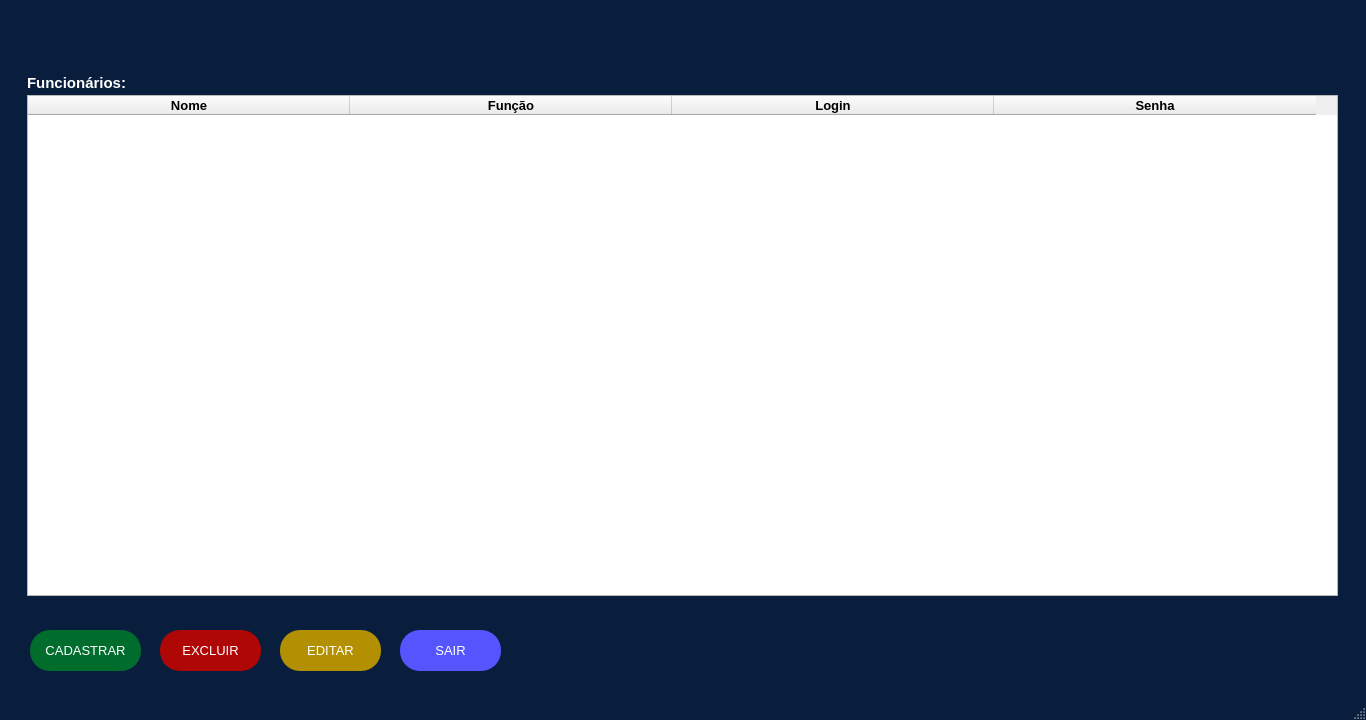
<?xml version="1.0" encoding="UTF-8"?>
<ui version="4.0">
 <class>MainWindow</class>
 <widget class="QMainWindow" name="MainWindow">
  <property name="geometry">
   <rect>
    <x>0</x>
    <y>0</y>
    <width>1366</width>
    <height>720</height>
   </rect>
  </property>
  <property name="minimumSize">
   <size>
    <width>1366</width>
    <height>720</height>
   </size>
  </property>
  <property name="maximumSize">
   <size>
    <width>1366</width>
    <height>720</height>
   </size>
  </property>
  <property name="palette">
   <palette>
    <active>
     <colorrole role="WindowText">
      <brush brushstyle="SolidPattern">
       <color alpha="255">
        <red>255</red>
        <green>255</green>
        <blue>255</blue>
       </color>
      </brush>
     </colorrole>
     <colorrole role="Button">
      <brush brushstyle="SolidPattern">
       <color alpha="255">
        <red>9</red>
        <green>30</green>
        <blue>61</blue>
       </color>
      </brush>
     </colorrole>
     <colorrole role="Light">
      <brush brushstyle="SolidPattern">
       <color alpha="255">
        <red>13</red>
        <green>45</green>
        <blue>91</blue>
       </color>
      </brush>
     </colorrole>
     <colorrole role="Midlight">
      <brush brushstyle="SolidPattern">
       <color alpha="255">
        <red>11</red>
        <green>37</green>
        <blue>76</blue>
       </color>
      </brush>
     </colorrole>
     <colorrole role="Dark">
      <brush brushstyle="SolidPattern">
       <color alpha="255">
        <red>4</red>
        <green>15</green>
        <blue>30</blue>
       </color>
      </brush>
     </colorrole>
     <colorrole role="Mid">
      <brush brushstyle="SolidPattern">
       <color alpha="255">
        <red>6</red>
        <green>20</green>
        <blue>41</blue>
       </color>
      </brush>
     </colorrole>
     <colorrole role="Text">
      <brush brushstyle="SolidPattern">
       <color alpha="255">
        <red>255</red>
        <green>255</green>
        <blue>255</blue>
       </color>
      </brush>
     </colorrole>
     <colorrole role="BrightText">
      <brush brushstyle="SolidPattern">
       <color alpha="255">
        <red>255</red>
        <green>255</green>
        <blue>255</blue>
       </color>
      </brush>
     </colorrole>
     <colorrole role="ButtonText">
      <brush brushstyle="SolidPattern">
       <color alpha="255">
        <red>255</red>
        <green>255</green>
        <blue>255</blue>
       </color>
      </brush>
     </colorrole>
     <colorrole role="Base">
      <brush brushstyle="SolidPattern">
       <color alpha="255">
        <red>0</red>
        <green>0</green>
        <blue>0</blue>
       </color>
      </brush>
     </colorrole>
     <colorrole role="Window">
      <brush brushstyle="SolidPattern">
       <color alpha="255">
        <red>9</red>
        <green>30</green>
        <blue>61</blue>
       </color>
      </brush>
     </colorrole>
     <colorrole role="Shadow">
      <brush brushstyle="SolidPattern">
       <color alpha="255">
        <red>0</red>
        <green>0</green>
        <blue>0</blue>
       </color>
      </brush>
     </colorrole>
     <colorrole role="AlternateBase">
      <brush brushstyle="SolidPattern">
       <color alpha="255">
        <red>4</red>
        <green>15</green>
        <blue>30</blue>
       </color>
      </brush>
     </colorrole>
     <colorrole role="ToolTipBase">
      <brush brushstyle="SolidPattern">
       <color alpha="255">
        <red>255</red>
        <green>255</green>
        <blue>220</blue>
       </color>
      </brush>
     </colorrole>
     <colorrole role="ToolTipText">
      <brush brushstyle="SolidPattern">
       <color alpha="255">
        <red>0</red>
        <green>0</green>
        <blue>0</blue>
       </color>
      </brush>
     </colorrole>
     <colorrole role="PlaceholderText">
      <brush brushstyle="SolidPattern">
       <color alpha="128">
        <red>255</red>
        <green>255</green>
        <blue>255</blue>
       </color>
      </brush>
     </colorrole>
    </active>
    <inactive>
     <colorrole role="WindowText">
      <brush brushstyle="SolidPattern">
       <color alpha="255">
        <red>255</red>
        <green>255</green>
        <blue>255</blue>
       </color>
      </brush>
     </colorrole>
     <colorrole role="Button">
      <brush brushstyle="SolidPattern">
       <color alpha="255">
        <red>9</red>
        <green>30</green>
        <blue>61</blue>
       </color>
      </brush>
     </colorrole>
     <colorrole role="Light">
      <brush brushstyle="SolidPattern">
       <color alpha="255">
        <red>13</red>
        <green>45</green>
        <blue>91</blue>
       </color>
      </brush>
     </colorrole>
     <colorrole role="Midlight">
      <brush brushstyle="SolidPattern">
       <color alpha="255">
        <red>11</red>
        <green>37</green>
        <blue>76</blue>
       </color>
      </brush>
     </colorrole>
     <colorrole role="Dark">
      <brush brushstyle="SolidPattern">
       <color alpha="255">
        <red>4</red>
        <green>15</green>
        <blue>30</blue>
       </color>
      </brush>
     </colorrole>
     <colorrole role="Mid">
      <brush brushstyle="SolidPattern">
       <color alpha="255">
        <red>6</red>
        <green>20</green>
        <blue>41</blue>
       </color>
      </brush>
     </colorrole>
     <colorrole role="Text">
      <brush brushstyle="SolidPattern">
       <color alpha="255">
        <red>255</red>
        <green>255</green>
        <blue>255</blue>
       </color>
      </brush>
     </colorrole>
     <colorrole role="BrightText">
      <brush brushstyle="SolidPattern">
       <color alpha="255">
        <red>255</red>
        <green>255</green>
        <blue>255</blue>
       </color>
      </brush>
     </colorrole>
     <colorrole role="ButtonText">
      <brush brushstyle="SolidPattern">
       <color alpha="255">
        <red>255</red>
        <green>255</green>
        <blue>255</blue>
       </color>
      </brush>
     </colorrole>
     <colorrole role="Base">
      <brush brushstyle="SolidPattern">
       <color alpha="255">
        <red>0</red>
        <green>0</green>
        <blue>0</blue>
       </color>
      </brush>
     </colorrole>
     <colorrole role="Window">
      <brush brushstyle="SolidPattern">
       <color alpha="255">
        <red>9</red>
        <green>30</green>
        <blue>61</blue>
       </color>
      </brush>
     </colorrole>
     <colorrole role="Shadow">
      <brush brushstyle="SolidPattern">
       <color alpha="255">
        <red>0</red>
        <green>0</green>
        <blue>0</blue>
       </color>
      </brush>
     </colorrole>
     <colorrole role="AlternateBase">
      <brush brushstyle="SolidPattern">
       <color alpha="255">
        <red>4</red>
        <green>15</green>
        <blue>30</blue>
       </color>
      </brush>
     </colorrole>
     <colorrole role="ToolTipBase">
      <brush brushstyle="SolidPattern">
       <color alpha="255">
        <red>255</red>
        <green>255</green>
        <blue>220</blue>
       </color>
      </brush>
     </colorrole>
     <colorrole role="ToolTipText">
      <brush brushstyle="SolidPattern">
       <color alpha="255">
        <red>0</red>
        <green>0</green>
        <blue>0</blue>
       </color>
      </brush>
     </colorrole>
     <colorrole role="PlaceholderText">
      <brush brushstyle="SolidPattern">
       <color alpha="128">
        <red>255</red>
        <green>255</green>
        <blue>255</blue>
       </color>
      </brush>
     </colorrole>
    </inactive>
    <disabled>
     <colorrole role="WindowText">
      <brush brushstyle="SolidPattern">
       <color alpha="255">
        <red>4</red>
        <green>15</green>
        <blue>30</blue>
       </color>
      </brush>
     </colorrole>
     <colorrole role="Button">
      <brush brushstyle="SolidPattern">
       <color alpha="255">
        <red>9</red>
        <green>30</green>
        <blue>61</blue>
       </color>
      </brush>
     </colorrole>
     <colorrole role="Light">
      <brush brushstyle="SolidPattern">
       <color alpha="255">
        <red>13</red>
        <green>45</green>
        <blue>91</blue>
       </color>
      </brush>
     </colorrole>
     <colorrole role="Midlight">
      <brush brushstyle="SolidPattern">
       <color alpha="255">
        <red>11</red>
        <green>37</green>
        <blue>76</blue>
       </color>
      </brush>
     </colorrole>
     <colorrole role="Dark">
      <brush brushstyle="SolidPattern">
       <color alpha="255">
        <red>4</red>
        <green>15</green>
        <blue>30</blue>
       </color>
      </brush>
     </colorrole>
     <colorrole role="Mid">
      <brush brushstyle="SolidPattern">
       <color alpha="255">
        <red>6</red>
        <green>20</green>
        <blue>41</blue>
       </color>
      </brush>
     </colorrole>
     <colorrole role="Text">
      <brush brushstyle="SolidPattern">
       <color alpha="255">
        <red>4</red>
        <green>15</green>
        <blue>30</blue>
       </color>
      </brush>
     </colorrole>
     <colorrole role="BrightText">
      <brush brushstyle="SolidPattern">
       <color alpha="255">
        <red>255</red>
        <green>255</green>
        <blue>255</blue>
       </color>
      </brush>
     </colorrole>
     <colorrole role="ButtonText">
      <brush brushstyle="SolidPattern">
       <color alpha="255">
        <red>4</red>
        <green>15</green>
        <blue>30</blue>
       </color>
      </brush>
     </colorrole>
     <colorrole role="Base">
      <brush brushstyle="SolidPattern">
       <color alpha="255">
        <red>9</red>
        <green>30</green>
        <blue>61</blue>
       </color>
      </brush>
     </colorrole>
     <colorrole role="Window">
      <brush brushstyle="SolidPattern">
       <color alpha="255">
        <red>9</red>
        <green>30</green>
        <blue>61</blue>
       </color>
      </brush>
     </colorrole>
     <colorrole role="Shadow">
      <brush brushstyle="SolidPattern">
       <color alpha="255">
        <red>0</red>
        <green>0</green>
        <blue>0</blue>
       </color>
      </brush>
     </colorrole>
     <colorrole role="AlternateBase">
      <brush brushstyle="SolidPattern">
       <color alpha="255">
        <red>9</red>
        <green>30</green>
        <blue>61</blue>
       </color>
      </brush>
     </colorrole>
     <colorrole role="ToolTipBase">
      <brush brushstyle="SolidPattern">
       <color alpha="255">
        <red>255</red>
        <green>255</green>
        <blue>220</blue>
       </color>
      </brush>
     </colorrole>
     <colorrole role="ToolTipText">
      <brush brushstyle="SolidPattern">
       <color alpha="255">
        <red>0</red>
        <green>0</green>
        <blue>0</blue>
       </color>
      </brush>
     </colorrole>
     <colorrole role="PlaceholderText">
      <brush brushstyle="SolidPattern">
       <color alpha="128">
        <red>255</red>
        <green>255</green>
        <blue>255</blue>
       </color>
      </brush>
     </colorrole>
    </disabled>
   </palette>
  </property>
  <property name="windowTitle">
   <string>Long Drive</string>
  </property>
  <property name="windowIcon">
   <iconset>
    <normaloff>../Logos/LOGO4.png</normaloff>../Logos/LOGO4.png</iconset>
  </property>
  <property name="layoutDirection">
   <enum>Qt::LeftToRight</enum>
  </property>
  <widget class="QWidget" name="centralwidget">
   <widget class="QLabel" name="logofunc">
    <property name="enabled">
     <bool>true</bool>
    </property>
    <property name="geometry">
     <rect>
      <x>1140</x>
      <y>544</y>
      <width>231</width>
      <height>231</height>
     </rect>
    </property>
    <property name="toolTip">
     <string>&lt;html&gt;&lt;head/&gt;&lt;body&gt;&lt;p align=&quot;center&quot;&gt;&lt;br/&gt;&lt;/p&gt;&lt;/body&gt;&lt;/html&gt;</string>
    </property>
    <property name="whatsThis">
     <string>&lt;html&gt;&lt;head/&gt;&lt;body&gt;&lt;p align=&quot;center&quot;&gt;&lt;br/&gt;&lt;/p&gt;&lt;/body&gt;&lt;/html&gt;</string>
    </property>
    <property name="autoFillBackground">
     <bool>false</bool>
    </property>
    <property name="styleSheet">
     <string notr="true"/>
    </property>
    <property name="text">
     <string/>
    </property>
    <property name="pixmap">
     <pixmap>../Logos/LOGO2.png</pixmap>
    </property>
    <property name="scaledContents">
     <bool>true</bool>
    </property>
    <property name="wordWrap">
     <bool>false</bool>
    </property>
   </widget>
   <widget class="QLabel" name="funcionarios">
    <property name="geometry">
     <rect>
      <x>27</x>
      <y>72</y>
      <width>141</width>
      <height>21</height>
     </rect>
    </property>
    <property name="font">
     <font>
      <family>Arial</family>
      <pointsize>11</pointsize>
      <weight>75</weight>
      <bold>true</bold>
     </font>
    </property>
    <property name="text">
     <string>Funcionários:</string>
    </property>
   </widget>
   <widget class="QPushButton" name="cadastrarfuncionario_2">
    <property name="geometry">
     <rect>
      <x>30</x>
      <y>630</y>
      <width>111</width>
      <height>41</height>
     </rect>
    </property>
    <property name="palette">
     <palette>
      <active>
       <colorrole role="WindowText">
        <brush brushstyle="SolidPattern">
         <color alpha="255">
          <red>255</red>
          <green>255</green>
          <blue>255</blue>
         </color>
        </brush>
       </colorrole>
       <colorrole role="Button">
        <brush brushstyle="SolidPattern">
         <color alpha="255">
          <red>0</red>
          <green>109</green>
          <blue>45</blue>
         </color>
        </brush>
       </colorrole>
       <colorrole role="Text">
        <brush brushstyle="SolidPattern">
         <color alpha="255">
          <red>255</red>
          <green>255</green>
          <blue>255</blue>
         </color>
        </brush>
       </colorrole>
       <colorrole role="BrightText">
        <brush brushstyle="SolidPattern">
         <color alpha="255">
          <red>203</red>
          <green>255</green>
          <blue>80</blue>
         </color>
        </brush>
       </colorrole>
       <colorrole role="ButtonText">
        <brush brushstyle="SolidPattern">
         <color alpha="255">
          <red>255</red>
          <green>255</green>
          <blue>255</blue>
         </color>
        </brush>
       </colorrole>
       <colorrole role="Base">
        <brush brushstyle="SolidPattern">
         <color alpha="255">
          <red>0</red>
          <green>109</green>
          <blue>45</blue>
         </color>
        </brush>
       </colorrole>
       <colorrole role="Window">
        <brush brushstyle="SolidPattern">
         <color alpha="255">
          <red>0</red>
          <green>109</green>
          <blue>45</blue>
         </color>
        </brush>
       </colorrole>
       <colorrole role="ToolTipBase">
        <brush brushstyle="SolidPattern">
         <color alpha="255">
          <red>255</red>
          <green>255</green>
          <blue>0</blue>
         </color>
        </brush>
       </colorrole>
       <colorrole role="PlaceholderText">
        <brush brushstyle="SolidPattern">
         <color alpha="128">
          <red>0</red>
          <green>0</green>
          <blue>0</blue>
         </color>
        </brush>
       </colorrole>
      </active>
      <inactive>
       <colorrole role="WindowText">
        <brush brushstyle="SolidPattern">
         <color alpha="255">
          <red>255</red>
          <green>255</green>
          <blue>255</blue>
         </color>
        </brush>
       </colorrole>
       <colorrole role="Button">
        <brush brushstyle="SolidPattern">
         <color alpha="255">
          <red>0</red>
          <green>109</green>
          <blue>45</blue>
         </color>
        </brush>
       </colorrole>
       <colorrole role="Text">
        <brush brushstyle="SolidPattern">
         <color alpha="255">
          <red>255</red>
          <green>255</green>
          <blue>255</blue>
         </color>
        </brush>
       </colorrole>
       <colorrole role="BrightText">
        <brush brushstyle="SolidPattern">
         <color alpha="255">
          <red>203</red>
          <green>255</green>
          <blue>80</blue>
         </color>
        </brush>
       </colorrole>
       <colorrole role="ButtonText">
        <brush brushstyle="SolidPattern">
         <color alpha="255">
          <red>255</red>
          <green>255</green>
          <blue>255</blue>
         </color>
        </brush>
       </colorrole>
       <colorrole role="Base">
        <brush brushstyle="SolidPattern">
         <color alpha="255">
          <red>0</red>
          <green>109</green>
          <blue>45</blue>
         </color>
        </brush>
       </colorrole>
       <colorrole role="Window">
        <brush brushstyle="SolidPattern">
         <color alpha="255">
          <red>0</red>
          <green>109</green>
          <blue>45</blue>
         </color>
        </brush>
       </colorrole>
       <colorrole role="ToolTipBase">
        <brush brushstyle="SolidPattern">
         <color alpha="255">
          <red>255</red>
          <green>255</green>
          <blue>0</blue>
         </color>
        </brush>
       </colorrole>
       <colorrole role="PlaceholderText">
        <brush brushstyle="SolidPattern">
         <color alpha="128">
          <red>0</red>
          <green>0</green>
          <blue>0</blue>
         </color>
        </brush>
       </colorrole>
      </inactive>
      <disabled>
       <colorrole role="WindowText">
        <brush brushstyle="SolidPattern">
         <color alpha="255">
          <red>255</red>
          <green>255</green>
          <blue>255</blue>
         </color>
        </brush>
       </colorrole>
       <colorrole role="Button">
        <brush brushstyle="SolidPattern">
         <color alpha="255">
          <red>0</red>
          <green>109</green>
          <blue>45</blue>
         </color>
        </brush>
       </colorrole>
       <colorrole role="Text">
        <brush brushstyle="SolidPattern">
         <color alpha="255">
          <red>255</red>
          <green>255</green>
          <blue>255</blue>
         </color>
        </brush>
       </colorrole>
       <colorrole role="BrightText">
        <brush brushstyle="SolidPattern">
         <color alpha="255">
          <red>203</red>
          <green>255</green>
          <blue>80</blue>
         </color>
        </brush>
       </colorrole>
       <colorrole role="ButtonText">
        <brush brushstyle="SolidPattern">
         <color alpha="255">
          <red>255</red>
          <green>255</green>
          <blue>255</blue>
         </color>
        </brush>
       </colorrole>
       <colorrole role="Base">
        <brush brushstyle="SolidPattern">
         <color alpha="255">
          <red>0</red>
          <green>109</green>
          <blue>45</blue>
         </color>
        </brush>
       </colorrole>
       <colorrole role="Window">
        <brush brushstyle="SolidPattern">
         <color alpha="255">
          <red>0</red>
          <green>109</green>
          <blue>45</blue>
         </color>
        </brush>
       </colorrole>
       <colorrole role="ToolTipBase">
        <brush brushstyle="SolidPattern">
         <color alpha="255">
          <red>255</red>
          <green>255</green>
          <blue>0</blue>
         </color>
        </brush>
       </colorrole>
       <colorrole role="PlaceholderText">
        <brush brushstyle="SolidPattern">
         <color alpha="128">
          <red>0</red>
          <green>0</green>
          <blue>0</blue>
         </color>
        </brush>
       </colorrole>
      </disabled>
     </palette>
    </property>
    <property name="font">
     <font>
      <family>Arial</family>
      <pointsize>10</pointsize>
      <weight>9</weight>
      <italic>false</italic>
      <bold>false</bold>
     </font>
    </property>
    <property name="contextMenuPolicy">
     <enum>Qt::CustomContextMenu</enum>
    </property>
    <property name="styleSheet">
     <string notr="true">QPushButton{
	color:white;
	border-radius:20px;
	background-color: #006d2d;
	font: 75 10pt &quot;Arial&quot;;
}
QPushButton:hover{
	background-color: #013d1a;
}</string>
    </property>
    <property name="text">
     <string>CADASTRAR</string>
    </property>
    <property name="iconSize">
     <size>
      <width>93</width>
      <height>100</height>
     </size>
    </property>
    <property name="checkable">
     <bool>false</bool>
    </property>
    <property name="autoRepeat">
     <bool>false</bool>
    </property>
    <property name="autoExclusive">
     <bool>false</bool>
    </property>
    <property name="autoDefault">
     <bool>false</bool>
    </property>
    <property name="default">
     <bool>false</bool>
    </property>
    <property name="flat">
     <bool>true</bool>
    </property>
   </widget>
   <widget class="QPushButton" name="sairfunc">
    <property name="geometry">
     <rect>
      <x>400</x>
      <y>630</y>
      <width>101</width>
      <height>41</height>
     </rect>
    </property>
    <property name="palette">
     <palette>
      <active>
       <colorrole role="WindowText">
        <brush brushstyle="SolidPattern">
         <color alpha="255">
          <red>255</red>
          <green>255</green>
          <blue>255</blue>
         </color>
        </brush>
       </colorrole>
       <colorrole role="Button">
        <brush brushstyle="SolidPattern">
         <color alpha="255">
          <red>85</red>
          <green>85</green>
          <blue>255</blue>
         </color>
        </brush>
       </colorrole>
       <colorrole role="Text">
        <brush brushstyle="SolidPattern">
         <color alpha="255">
          <red>255</red>
          <green>255</green>
          <blue>255</blue>
         </color>
        </brush>
       </colorrole>
       <colorrole role="BrightText">
        <brush brushstyle="SolidPattern">
         <color alpha="255">
          <red>203</red>
          <green>255</green>
          <blue>80</blue>
         </color>
        </brush>
       </colorrole>
       <colorrole role="ButtonText">
        <brush brushstyle="SolidPattern">
         <color alpha="255">
          <red>255</red>
          <green>255</green>
          <blue>255</blue>
         </color>
        </brush>
       </colorrole>
       <colorrole role="Base">
        <brush brushstyle="SolidPattern">
         <color alpha="255">
          <red>85</red>
          <green>85</green>
          <blue>255</blue>
         </color>
        </brush>
       </colorrole>
       <colorrole role="Window">
        <brush brushstyle="SolidPattern">
         <color alpha="255">
          <red>85</red>
          <green>85</green>
          <blue>255</blue>
         </color>
        </brush>
       </colorrole>
       <colorrole role="ToolTipBase">
        <brush brushstyle="SolidPattern">
         <color alpha="255">
          <red>255</red>
          <green>255</green>
          <blue>0</blue>
         </color>
        </brush>
       </colorrole>
       <colorrole role="PlaceholderText">
        <brush brushstyle="SolidPattern">
         <color alpha="128">
          <red>0</red>
          <green>0</green>
          <blue>0</blue>
         </color>
        </brush>
       </colorrole>
      </active>
      <inactive>
       <colorrole role="WindowText">
        <brush brushstyle="SolidPattern">
         <color alpha="255">
          <red>255</red>
          <green>255</green>
          <blue>255</blue>
         </color>
        </brush>
       </colorrole>
       <colorrole role="Button">
        <brush brushstyle="SolidPattern">
         <color alpha="255">
          <red>85</red>
          <green>85</green>
          <blue>255</blue>
         </color>
        </brush>
       </colorrole>
       <colorrole role="Text">
        <brush brushstyle="SolidPattern">
         <color alpha="255">
          <red>255</red>
          <green>255</green>
          <blue>255</blue>
         </color>
        </brush>
       </colorrole>
       <colorrole role="BrightText">
        <brush brushstyle="SolidPattern">
         <color alpha="255">
          <red>203</red>
          <green>255</green>
          <blue>80</blue>
         </color>
        </brush>
       </colorrole>
       <colorrole role="ButtonText">
        <brush brushstyle="SolidPattern">
         <color alpha="255">
          <red>255</red>
          <green>255</green>
          <blue>255</blue>
         </color>
        </brush>
       </colorrole>
       <colorrole role="Base">
        <brush brushstyle="SolidPattern">
         <color alpha="255">
          <red>85</red>
          <green>85</green>
          <blue>255</blue>
         </color>
        </brush>
       </colorrole>
       <colorrole role="Window">
        <brush brushstyle="SolidPattern">
         <color alpha="255">
          <red>85</red>
          <green>85</green>
          <blue>255</blue>
         </color>
        </brush>
       </colorrole>
       <colorrole role="ToolTipBase">
        <brush brushstyle="SolidPattern">
         <color alpha="255">
          <red>255</red>
          <green>255</green>
          <blue>0</blue>
         </color>
        </brush>
       </colorrole>
       <colorrole role="PlaceholderText">
        <brush brushstyle="SolidPattern">
         <color alpha="128">
          <red>0</red>
          <green>0</green>
          <blue>0</blue>
         </color>
        </brush>
       </colorrole>
      </inactive>
      <disabled>
       <colorrole role="WindowText">
        <brush brushstyle="SolidPattern">
         <color alpha="255">
          <red>255</red>
          <green>255</green>
          <blue>255</blue>
         </color>
        </brush>
       </colorrole>
       <colorrole role="Button">
        <brush brushstyle="SolidPattern">
         <color alpha="255">
          <red>85</red>
          <green>85</green>
          <blue>255</blue>
         </color>
        </brush>
       </colorrole>
       <colorrole role="Text">
        <brush brushstyle="SolidPattern">
         <color alpha="255">
          <red>255</red>
          <green>255</green>
          <blue>255</blue>
         </color>
        </brush>
       </colorrole>
       <colorrole role="BrightText">
        <brush brushstyle="SolidPattern">
         <color alpha="255">
          <red>203</red>
          <green>255</green>
          <blue>80</blue>
         </color>
        </brush>
       </colorrole>
       <colorrole role="ButtonText">
        <brush brushstyle="SolidPattern">
         <color alpha="255">
          <red>255</red>
          <green>255</green>
          <blue>255</blue>
         </color>
        </brush>
       </colorrole>
       <colorrole role="Base">
        <brush brushstyle="SolidPattern">
         <color alpha="255">
          <red>85</red>
          <green>85</green>
          <blue>255</blue>
         </color>
        </brush>
       </colorrole>
       <colorrole role="Window">
        <brush brushstyle="SolidPattern">
         <color alpha="255">
          <red>85</red>
          <green>85</green>
          <blue>255</blue>
         </color>
        </brush>
       </colorrole>
       <colorrole role="ToolTipBase">
        <brush brushstyle="SolidPattern">
         <color alpha="255">
          <red>255</red>
          <green>255</green>
          <blue>0</blue>
         </color>
        </brush>
       </colorrole>
       <colorrole role="PlaceholderText">
        <brush brushstyle="SolidPattern">
         <color alpha="128">
          <red>0</red>
          <green>0</green>
          <blue>0</blue>
         </color>
        </brush>
       </colorrole>
      </disabled>
     </palette>
    </property>
    <property name="font">
     <font>
      <family>Arial</family>
      <pointsize>10</pointsize>
      <weight>9</weight>
      <italic>false</italic>
      <bold>false</bold>
     </font>
    </property>
    <property name="contextMenuPolicy">
     <enum>Qt::CustomContextMenu</enum>
    </property>
    <property name="styleSheet">
     <string notr="true">QPushButton{
	color:white;
	border-radius:20px;
	background-color: rgb(85, 85, 255);
	font: 75 10pt &quot;Arial&quot;;
}
QPushButton:hover{
	background-color: rgb(10, 10, 127);
}</string>
    </property>
    <property name="text">
     <string>SAIR</string>
    </property>
    <property name="iconSize">
     <size>
      <width>93</width>
      <height>100</height>
     </size>
    </property>
    <property name="checkable">
     <bool>false</bool>
    </property>
    <property name="autoRepeat">
     <bool>false</bool>
    </property>
    <property name="autoExclusive">
     <bool>false</bool>
    </property>
    <property name="autoDefault">
     <bool>false</bool>
    </property>
    <property name="default">
     <bool>false</bool>
    </property>
    <property name="flat">
     <bool>true</bool>
    </property>
   </widget>
   <widget class="QPushButton" name="excluirfuncionario_3">
    <property name="geometry">
     <rect>
      <x>160</x>
      <y>630</y>
      <width>101</width>
      <height>41</height>
     </rect>
    </property>
    <property name="palette">
     <palette>
      <active>
       <colorrole role="WindowText">
        <brush brushstyle="SolidPattern">
         <color alpha="255">
          <red>255</red>
          <green>255</green>
          <blue>255</blue>
         </color>
        </brush>
       </colorrole>
       <colorrole role="Button">
        <brush brushstyle="SolidPattern">
         <color alpha="255">
          <red>175</red>
          <green>6</green>
          <blue>6</blue>
         </color>
        </brush>
       </colorrole>
       <colorrole role="Text">
        <brush brushstyle="SolidPattern">
         <color alpha="255">
          <red>255</red>
          <green>255</green>
          <blue>255</blue>
         </color>
        </brush>
       </colorrole>
       <colorrole role="BrightText">
        <brush brushstyle="SolidPattern">
         <color alpha="255">
          <red>203</red>
          <green>255</green>
          <blue>80</blue>
         </color>
        </brush>
       </colorrole>
       <colorrole role="ButtonText">
        <brush brushstyle="SolidPattern">
         <color alpha="255">
          <red>255</red>
          <green>255</green>
          <blue>255</blue>
         </color>
        </brush>
       </colorrole>
       <colorrole role="Base">
        <brush brushstyle="SolidPattern">
         <color alpha="255">
          <red>175</red>
          <green>6</green>
          <blue>6</blue>
         </color>
        </brush>
       </colorrole>
       <colorrole role="Window">
        <brush brushstyle="SolidPattern">
         <color alpha="255">
          <red>175</red>
          <green>6</green>
          <blue>6</blue>
         </color>
        </brush>
       </colorrole>
       <colorrole role="ToolTipBase">
        <brush brushstyle="SolidPattern">
         <color alpha="255">
          <red>255</red>
          <green>255</green>
          <blue>0</blue>
         </color>
        </brush>
       </colorrole>
       <colorrole role="PlaceholderText">
        <brush brushstyle="SolidPattern">
         <color alpha="128">
          <red>0</red>
          <green>0</green>
          <blue>0</blue>
         </color>
        </brush>
       </colorrole>
      </active>
      <inactive>
       <colorrole role="WindowText">
        <brush brushstyle="SolidPattern">
         <color alpha="255">
          <red>255</red>
          <green>255</green>
          <blue>255</blue>
         </color>
        </brush>
       </colorrole>
       <colorrole role="Button">
        <brush brushstyle="SolidPattern">
         <color alpha="255">
          <red>175</red>
          <green>6</green>
          <blue>6</blue>
         </color>
        </brush>
       </colorrole>
       <colorrole role="Text">
        <brush brushstyle="SolidPattern">
         <color alpha="255">
          <red>255</red>
          <green>255</green>
          <blue>255</blue>
         </color>
        </brush>
       </colorrole>
       <colorrole role="BrightText">
        <brush brushstyle="SolidPattern">
         <color alpha="255">
          <red>203</red>
          <green>255</green>
          <blue>80</blue>
         </color>
        </brush>
       </colorrole>
       <colorrole role="ButtonText">
        <brush brushstyle="SolidPattern">
         <color alpha="255">
          <red>255</red>
          <green>255</green>
          <blue>255</blue>
         </color>
        </brush>
       </colorrole>
       <colorrole role="Base">
        <brush brushstyle="SolidPattern">
         <color alpha="255">
          <red>175</red>
          <green>6</green>
          <blue>6</blue>
         </color>
        </brush>
       </colorrole>
       <colorrole role="Window">
        <brush brushstyle="SolidPattern">
         <color alpha="255">
          <red>175</red>
          <green>6</green>
          <blue>6</blue>
         </color>
        </brush>
       </colorrole>
       <colorrole role="ToolTipBase">
        <brush brushstyle="SolidPattern">
         <color alpha="255">
          <red>255</red>
          <green>255</green>
          <blue>0</blue>
         </color>
        </brush>
       </colorrole>
       <colorrole role="PlaceholderText">
        <brush brushstyle="SolidPattern">
         <color alpha="128">
          <red>0</red>
          <green>0</green>
          <blue>0</blue>
         </color>
        </brush>
       </colorrole>
      </inactive>
      <disabled>
       <colorrole role="WindowText">
        <brush brushstyle="SolidPattern">
         <color alpha="255">
          <red>255</red>
          <green>255</green>
          <blue>255</blue>
         </color>
        </brush>
       </colorrole>
       <colorrole role="Button">
        <brush brushstyle="SolidPattern">
         <color alpha="255">
          <red>175</red>
          <green>6</green>
          <blue>6</blue>
         </color>
        </brush>
       </colorrole>
       <colorrole role="Text">
        <brush brushstyle="SolidPattern">
         <color alpha="255">
          <red>255</red>
          <green>255</green>
          <blue>255</blue>
         </color>
        </brush>
       </colorrole>
       <colorrole role="BrightText">
        <brush brushstyle="SolidPattern">
         <color alpha="255">
          <red>203</red>
          <green>255</green>
          <blue>80</blue>
         </color>
        </brush>
       </colorrole>
       <colorrole role="ButtonText">
        <brush brushstyle="SolidPattern">
         <color alpha="255">
          <red>255</red>
          <green>255</green>
          <blue>255</blue>
         </color>
        </brush>
       </colorrole>
       <colorrole role="Base">
        <brush brushstyle="SolidPattern">
         <color alpha="255">
          <red>175</red>
          <green>6</green>
          <blue>6</blue>
         </color>
        </brush>
       </colorrole>
       <colorrole role="Window">
        <brush brushstyle="SolidPattern">
         <color alpha="255">
          <red>175</red>
          <green>6</green>
          <blue>6</blue>
         </color>
        </brush>
       </colorrole>
       <colorrole role="ToolTipBase">
        <brush brushstyle="SolidPattern">
         <color alpha="255">
          <red>255</red>
          <green>255</green>
          <blue>0</blue>
         </color>
        </brush>
       </colorrole>
       <colorrole role="PlaceholderText">
        <brush brushstyle="SolidPattern">
         <color alpha="128">
          <red>0</red>
          <green>0</green>
          <blue>0</blue>
         </color>
        </brush>
       </colorrole>
      </disabled>
     </palette>
    </property>
    <property name="font">
     <font>
      <family>Arial</family>
      <pointsize>10</pointsize>
      <weight>9</weight>
      <italic>false</italic>
      <bold>false</bold>
     </font>
    </property>
    <property name="contextMenuPolicy">
     <enum>Qt::CustomContextMenu</enum>
    </property>
    <property name="styleSheet">
     <string notr="true">QPushButton{
	color:white;
	border-radius:20px;
	background-color: #Af0606;
	font: 75 10pt &quot;Arial&quot;;
}
QPushButton:hover{
	background-color: #670202;
}</string>
    </property>
    <property name="text">
     <string>EXCLUIR</string>
    </property>
    <property name="iconSize">
     <size>
      <width>93</width>
      <height>100</height>
     </size>
    </property>
    <property name="checkable">
     <bool>false</bool>
    </property>
    <property name="autoRepeat">
     <bool>false</bool>
    </property>
    <property name="autoExclusive">
     <bool>false</bool>
    </property>
    <property name="autoDefault">
     <bool>false</bool>
    </property>
    <property name="default">
     <bool>false</bool>
    </property>
    <property name="flat">
     <bool>true</bool>
    </property>
   </widget>
   <widget class="QPushButton" name="editar_funcio">
    <property name="geometry">
     <rect>
      <x>280</x>
      <y>630</y>
      <width>101</width>
      <height>41</height>
     </rect>
    </property>
    <property name="palette">
     <palette>
      <active>
       <colorrole role="WindowText">
        <brush brushstyle="SolidPattern">
         <color alpha="255">
          <red>255</red>
          <green>255</green>
          <blue>255</blue>
         </color>
        </brush>
       </colorrole>
       <colorrole role="Button">
        <brush brushstyle="SolidPattern">
         <color alpha="255">
          <red>179</red>
          <green>144</green>
          <blue>2</blue>
         </color>
        </brush>
       </colorrole>
       <colorrole role="Text">
        <brush brushstyle="SolidPattern">
         <color alpha="255">
          <red>255</red>
          <green>255</green>
          <blue>255</blue>
         </color>
        </brush>
       </colorrole>
       <colorrole role="BrightText">
        <brush brushstyle="SolidPattern">
         <color alpha="255">
          <red>203</red>
          <green>255</green>
          <blue>80</blue>
         </color>
        </brush>
       </colorrole>
       <colorrole role="ButtonText">
        <brush brushstyle="SolidPattern">
         <color alpha="255">
          <red>255</red>
          <green>255</green>
          <blue>255</blue>
         </color>
        </brush>
       </colorrole>
       <colorrole role="Base">
        <brush brushstyle="SolidPattern">
         <color alpha="255">
          <red>179</red>
          <green>144</green>
          <blue>2</blue>
         </color>
        </brush>
       </colorrole>
       <colorrole role="Window">
        <brush brushstyle="SolidPattern">
         <color alpha="255">
          <red>179</red>
          <green>144</green>
          <blue>2</blue>
         </color>
        </brush>
       </colorrole>
       <colorrole role="ToolTipBase">
        <brush brushstyle="SolidPattern">
         <color alpha="255">
          <red>255</red>
          <green>255</green>
          <blue>0</blue>
         </color>
        </brush>
       </colorrole>
       <colorrole role="PlaceholderText">
        <brush brushstyle="SolidPattern">
         <color alpha="128">
          <red>0</red>
          <green>0</green>
          <blue>0</blue>
         </color>
        </brush>
       </colorrole>
      </active>
      <inactive>
       <colorrole role="WindowText">
        <brush brushstyle="SolidPattern">
         <color alpha="255">
          <red>255</red>
          <green>255</green>
          <blue>255</blue>
         </color>
        </brush>
       </colorrole>
       <colorrole role="Button">
        <brush brushstyle="SolidPattern">
         <color alpha="255">
          <red>179</red>
          <green>144</green>
          <blue>2</blue>
         </color>
        </brush>
       </colorrole>
       <colorrole role="Text">
        <brush brushstyle="SolidPattern">
         <color alpha="255">
          <red>255</red>
          <green>255</green>
          <blue>255</blue>
         </color>
        </brush>
       </colorrole>
       <colorrole role="BrightText">
        <brush brushstyle="SolidPattern">
         <color alpha="255">
          <red>203</red>
          <green>255</green>
          <blue>80</blue>
         </color>
        </brush>
       </colorrole>
       <colorrole role="ButtonText">
        <brush brushstyle="SolidPattern">
         <color alpha="255">
          <red>255</red>
          <green>255</green>
          <blue>255</blue>
         </color>
        </brush>
       </colorrole>
       <colorrole role="Base">
        <brush brushstyle="SolidPattern">
         <color alpha="255">
          <red>179</red>
          <green>144</green>
          <blue>2</blue>
         </color>
        </brush>
       </colorrole>
       <colorrole role="Window">
        <brush brushstyle="SolidPattern">
         <color alpha="255">
          <red>179</red>
          <green>144</green>
          <blue>2</blue>
         </color>
        </brush>
       </colorrole>
       <colorrole role="ToolTipBase">
        <brush brushstyle="SolidPattern">
         <color alpha="255">
          <red>255</red>
          <green>255</green>
          <blue>0</blue>
         </color>
        </brush>
       </colorrole>
       <colorrole role="PlaceholderText">
        <brush brushstyle="SolidPattern">
         <color alpha="128">
          <red>0</red>
          <green>0</green>
          <blue>0</blue>
         </color>
        </brush>
       </colorrole>
      </inactive>
      <disabled>
       <colorrole role="WindowText">
        <brush brushstyle="SolidPattern">
         <color alpha="255">
          <red>255</red>
          <green>255</green>
          <blue>255</blue>
         </color>
        </brush>
       </colorrole>
       <colorrole role="Button">
        <brush brushstyle="SolidPattern">
         <color alpha="255">
          <red>179</red>
          <green>144</green>
          <blue>2</blue>
         </color>
        </brush>
       </colorrole>
       <colorrole role="Text">
        <brush brushstyle="SolidPattern">
         <color alpha="255">
          <red>255</red>
          <green>255</green>
          <blue>255</blue>
         </color>
        </brush>
       </colorrole>
       <colorrole role="BrightText">
        <brush brushstyle="SolidPattern">
         <color alpha="255">
          <red>203</red>
          <green>255</green>
          <blue>80</blue>
         </color>
        </brush>
       </colorrole>
       <colorrole role="ButtonText">
        <brush brushstyle="SolidPattern">
         <color alpha="255">
          <red>255</red>
          <green>255</green>
          <blue>255</blue>
         </color>
        </brush>
       </colorrole>
       <colorrole role="Base">
        <brush brushstyle="SolidPattern">
         <color alpha="255">
          <red>179</red>
          <green>144</green>
          <blue>2</blue>
         </color>
        </brush>
       </colorrole>
       <colorrole role="Window">
        <brush brushstyle="SolidPattern">
         <color alpha="255">
          <red>179</red>
          <green>144</green>
          <blue>2</blue>
         </color>
        </brush>
       </colorrole>
       <colorrole role="ToolTipBase">
        <brush brushstyle="SolidPattern">
         <color alpha="255">
          <red>255</red>
          <green>255</green>
          <blue>0</blue>
         </color>
        </brush>
       </colorrole>
       <colorrole role="PlaceholderText">
        <brush brushstyle="SolidPattern">
         <color alpha="128">
          <red>0</red>
          <green>0</green>
          <blue>0</blue>
         </color>
        </brush>
       </colorrole>
      </disabled>
     </palette>
    </property>
    <property name="font">
     <font>
      <family>Arial</family>
      <pointsize>10</pointsize>
      <weight>9</weight>
      <italic>false</italic>
      <bold>false</bold>
     </font>
    </property>
    <property name="contextMenuPolicy">
     <enum>Qt::CustomContextMenu</enum>
    </property>
    <property name="styleSheet">
     <string notr="true">QPushButton{
	color:white;
	border-radius:20px;
	background-color: #B39002;
	font: 75 10pt &quot;Arial&quot;;
}
QPushButton:hover{
	background-color: #564500;
}</string>
    </property>
    <property name="text">
     <string>EDITAR</string>
    </property>
    <property name="iconSize">
     <size>
      <width>93</width>
      <height>100</height>
     </size>
    </property>
    <property name="checkable">
     <bool>false</bool>
    </property>
    <property name="autoRepeat">
     <bool>false</bool>
    </property>
    <property name="autoExclusive">
     <bool>false</bool>
    </property>
    <property name="autoDefault">
     <bool>false</bool>
    </property>
    <property name="default">
     <bool>false</bool>
    </property>
    <property name="flat">
     <bool>true</bool>
    </property>
   </widget>
   <widget class="QTableWidget" name="tabela_funcio">
    <property name="geometry">
     <rect>
      <x>27</x>
      <y>95</y>
      <width>1311</width>
      <height>501</height>
     </rect>
    </property>
    <property name="font">
     <font>
      <family>Arial</family>
      <pointsize>11</pointsize>
      <weight>50</weight>
      <bold>false</bold>
     </font>
    </property>
    <property name="cursor" stdset="0">
     <cursorShape>PointingHandCursor</cursorShape>
    </property>
    <property name="layoutDirection">
     <enum>Qt::LeftToRight</enum>
    </property>
    <property name="autoFillBackground">
     <bool>false</bool>
    </property>
    <property name="styleSheet">
     <string notr="true">QTableWidget{color:black}</string>
    </property>
    <property name="rowCount">
     <number>0</number>
    </property>
    <attribute name="horizontalHeaderVisible">
     <bool>true</bool>
    </attribute>
    <attribute name="horizontalHeaderCascadingSectionResizes">
     <bool>false</bool>
    </attribute>
    <attribute name="horizontalHeaderDefaultSectionSize">
     <number>322</number>
    </attribute>
    <attribute name="horizontalHeaderHighlightSections">
     <bool>false</bool>
    </attribute>
    <column>
     <property name="text">
      <string>Nome</string>
     </property>
     <property name="font">
      <font>
       <pointsize>10</pointsize>
       <weight>75</weight>
       <bold>true</bold>
      </font>
     </property>
    </column>
    <column>
     <property name="text">
      <string>Função</string>
     </property>
     <property name="font">
      <font>
       <pointsize>10</pointsize>
       <weight>75</weight>
       <bold>true</bold>
      </font>
     </property>
    </column>
    <column>
     <property name="text">
      <string>Login</string>
     </property>
     <property name="font">
      <font>
       <pointsize>10</pointsize>
       <weight>75</weight>
       <bold>true</bold>
      </font>
     </property>
    </column>
    <column>
     <property name="text">
      <string>Senha</string>
     </property>
     <property name="font">
      <font>
       <pointsize>10</pointsize>
       <weight>75</weight>
       <bold>true</bold>
      </font>
     </property>
    </column>
   </widget>
   <zorder>tabela_funcio</zorder>
   <zorder>logofunc</zorder>
   <zorder>funcionarios</zorder>
   <zorder>cadastrarfuncionario_2</zorder>
   <zorder>sairfunc</zorder>
   <zorder>excluirfuncionario_3</zorder>
   <zorder>editar_funcio</zorder>
  </widget>
  <widget class="QStatusBar" name="statusbar"/>
 </widget>
 <resources/>
 <connections/>
</ui>
